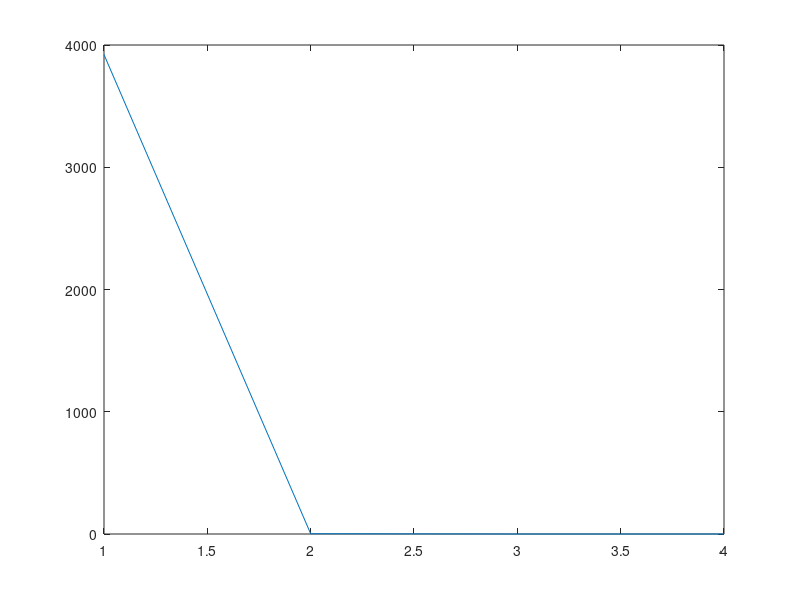

The MATLAB script that drew this image: (Note: this script raises an error after producing the figure.)
%% Part 2b
clear all; close all; clc

V = [1 2 2003 2005; 2 2 2002 2004; 3 2 2001 2003; 4 7 7005 7012];

[m n] = size(V);
Q = []; R = []; A = V; p = min(m,n); A_error = [];

for i = 1:p
    q = A(:,i)/norm(A(:,i));
    rt = q'*A;
    Q = [Q q];
    R = [R; rt];
    A = A - q*rt;
    A_error = [A_error norm(A)];
end

plot([1:1:p],A_error)

%% Part 2c
clear all; close all; clc

V = load_mat_hw1(1000,100);

[m n] = size(V);
Q = []; R = []; A = V; p = min(m,n); A_error = [];

for i = 1:p
    q = A(:,i)/norm(A(:,i));
    rt = q'*A;
    Q = [Q q];
    R = [R; rt];
    A = A - q*rt;
    A_error = [A_error norm(A)];
end

plot([1:1:p],A_error)

%% Part 2d
clear all; close all; clc

V = load_mat_hw1(1000,100);

[m n] = size(V);
Q = []; R = []; A = V; p = min(m,n); A_error = [];

for j = 1:p
    [~, i] = max(vecnorm(A));
    q = A(:,i)/norm(A(:,i));
    rt = q'*A;
    Q = [Q q];
    R = [R; rt];
    A = A - q*rt;
    A_error = [A_error norm(A)];
end

plot([1:1:p],A_error)

%% Part 4
clear all; close all; clc

W = load_mat_hw1(1000,100);

[m n] = size(W);
Q = []; R = []; A = W; p = min(m,n); 

k = 0;

while norm(A) > 1e-10
    [~, i] = max(vecnorm(A));
    q = A(:,i)/norm(A(:,i));
    rt = q'*A;
    Q = [Q q];
    R = [R; rt];
    A = A - q*rt;
    k = k + 1;
end

[U_hat, S, V] = svd(R);
U = Q*U_hat;

%% Part 6d
clear all; close all; clc

A = zeros(690*928*3,27);

for k = 1:27
    filename = sprintf("testbild_snapshots_%04d.png",k);
    frame_k = imread(filename);
    imfloat = double(frame_k);
    n1 = size(imfloat,1); n2 = size(imfloat,2); n3 = 3;
    n=n1*n2*n3;
    
    v = reshape(imfloat,n,1);
    
    A(:,k) = v;
end

tic
[U, S, V] = svd(A,0);
toc

u = A(:,1);
v = ones(27,1);

test = A - u*v';

%% Part 6e 
% Compute an approximate SVD of the matrix A
clear all; close all; clc

% Generate A 
A = zeros(690*928*3,27);

for k = 1:27
    filename = sprintf("testbild_snapshots_%04d.png",k);
    frame_k = imread(filename);
    imfloat = double(frame_k);
    n1 = size(imfloat,1); n2 = size(imfloat,2); n3 = 3;
    n=n1*n2*n3;
    
    v = reshape(imfloat,n,1);
    
    A(:,k) = v;
end

tic
% Start of SVD approx. 
W = A; 

[m n] = size(W);
Q = []; R = []; A = W; p = min(m,n); 

k = 0;

for k = 0:2
    [M, i] = max(vecnorm(A));
    q = A(:,i)/M;
    rt = q'*A;
    Q = [Q q];
    R = [R; rt];
    A = A - q*rt;
    %k = k + 1;
end

[U_hat, S, V] = svd(R);
U = Q*U_hat;
toc

%% Part 7
clear all; close all; clc

k = 1;
filename = sprintf("roundabout_snapshots_%04d.png",k);
test_frame = imread(filename);
imfloat = double(test_frame);
n1 = size(imfloat,1); n2 = size(imfloat,2); n3 = 3;
n = n1*n2*n3;

A = zeros(n,56);

for k = 1:56
    filename = sprintf("roundabout_snapshots_%04d.png",k);
    frame_k = imread(filename);
    imfloat = double(frame_k);
    
    n1 = size(imfloat,1); n2 = size(imfloat,2); n3 = 3;
    n = n1*n2*n3;
    
    v = reshape(imfloat,n,1);
    
    A(:,k) = v;
end

tic
% Start of SVD approx. 
W = A; 

[m n] = size(W);
Q = []; R = []; A = W; p = min(m,n); 

A_error = [];

for k = 0:10
    [M, i] = max(vecnorm(A));
    q = A(:,i)/M;
    rt = q'*A;
    Q = [Q q];
    R = [R; rt];
    A = A - q*rt;
    
end

[U_hat, S, V] = svd(R);
U = Q*U_hat;
toc
%% computing b1

u = U(:,1);
v = V(:,1);
s = S(1,1);

b1 = s*u*v(1);


imb = reshape(b1, n1, n2, n3);
imshow(uint8(imb))


%% Part 8
clear all; close all; clc


filename = sprintf("roundabout_snapshots_%04d.png",1);
test_frame = imread(filename);
imfloat = double(test_frame);
n1 = size(imfloat,1); n2 = size(imfloat,2); n3 = 3;
n = n1*n2*n3;

A = zeros(n,56); %56 is the number of frames

for k = 1:56
    filename = sprintf("roundabout_snapshots_%04d.png",k);
    frame_k = imread(filename);
    imfloat = double(frame_k);
    
    n1 = size(imfloat,1); n2 = size(imfloat,2); n3 = 3;
    n = n1*n2*n3;
    
    v = reshape(imfloat,n,1);
    
    A(:,k) = v;
end

tic
k = 1; p = 4; 
G = random('normal',0,1,[56,k+p]);

Y = A*G; Q = orth(Y);
B = Q'*A;
[U_hat, D, V] = svd(B);
U = Q*U_hat;
toc

% Computing b1 (again)
u = U(:,1);
v = V(:,1);
d = D(1,1);

b1 = d*u*v(1);
imb = reshape(b1, n1, n2, n3);
imshow(uint8(imb))



